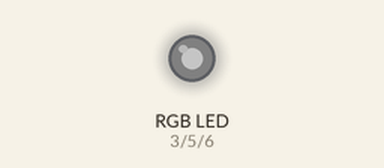
A sketch run on a simulated Arduino Uno, built with avr-gcc and run on an emulated ATmega328P. Shown: an RGB LED mixed from three pins (HIGH = lit). Dim RGB values are drawn brighter than linear.

Above: at 0.05 s.
At 0.65 s:
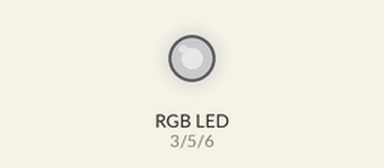
At 0.95 s:
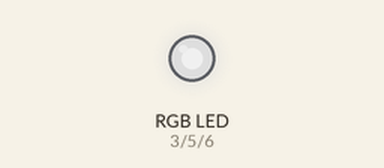
At 1.4 s:
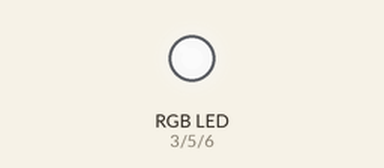
At 2.75 s:
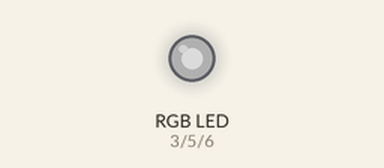
Timing chart, 0 to 7.0 s (numbered marks = the images above):
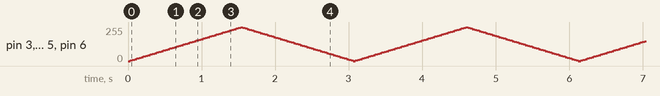

The sketch:

rgb_test.ino
```cpp
/*OJ RGB LED
 www.openjumper.com
 */

 #define R 3
 #define G 5
 #define B 6
 int brightness = 0;    // how bright the LED is
 int fadeAmount = 5;    // how many points to fade the LED by

 void setup()  {
  pinMode(R,OUTPUT);
  pinMode(G,OUTPUT);
  pinMode(B,OUTPUT);
 }
 void loop()  {
   analogWrite(R, brightness);
   analogWrite(G, brightness);
   analogWrite(B, brightness);

   brightness = brightness + fadeAmount;

   if (brightness == 0 || brightness == 255) {
     fadeAmount = -fadeAmount ;
   }

   delay(30);
 }
```
